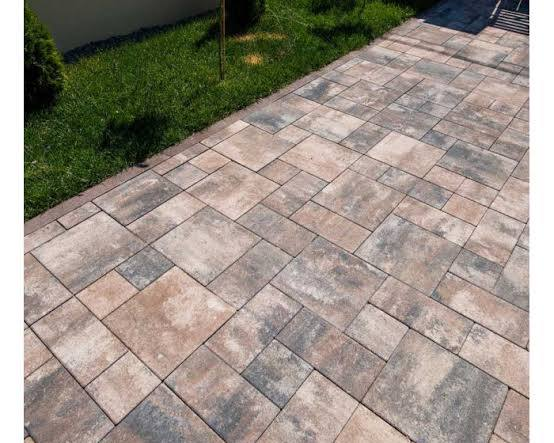
#> input picture plyta_400x200/reference/colormix_2.jpg, 554 x 443 px, found by its file name
$ python extract_swatches.py reference/colormix_2.jpg reference/colormix_3.jpg   (older library calls are emulated)
#> lines starting #> are read from the running program, lines starting #| are printed output that depends on the picture; after the words box and inside, x2 and y2 are one past the last pixel; in counts of white or black regions, pixels touching at a corner belong together
"""Вирізає реальні камені з фото колорміксу для текстур.

1. Знаходить шви (темні тонкі лінії) і дві точки сходження.
2. Вирівнює перспективу (метрична ректифікація з двох ортогональних напрямків).
3. Виділяє окремі камені, відкидає ті, що зачепили шов, траву чи край кадру.
4. Розвертає кожен камінь довгою стороною по X (смуги колорміксу йдуть уздовж
   довгої сторони) і вирівнює яскравість між фото.

Результат: reference/swatches/*.png + swatches.json
Запуск: python3 extract_swatches.py reference/colormix_2.jpg reference/colormix_3.jpg
"""
import json
import os
import sys

import cv2
import numpy as np

ROOT = os.path.abspath(os.path.join(os.path.dirname(__file__), ".."))
OUT = os.path.join(ROOT, "reference", "swatches")


def joints_mask(gray, k=7):
    bh = cv2.morphologyEx(gray, cv2.MORPH_BLACKHAT, cv2.getStructuringElement(cv2.MORPH_ELLIPSE, (k, k)))
    _, bw = cv2.threshold(bh, 0, 255, cv2.THRESH_BINARY + cv2.THRESH_OTSU)
    return bw


def vanishing_point(seg, rng):
    hl = np.cross(np.c_[seg[:, :2], np.ones(len(seg))], np.c_[seg[:, 2:], np.ones(len(seg))])
    hl /= np.linalg.norm(hl[:, :2], axis=1, keepdims=True)
    mid = (seg[:, :2] + seg[:, 2:]) / 2
    d1 = seg[:, 2:] - seg[:, :2]
    n1 = np.linalg.norm(d1, axis=1)
    best = None
    for _ in range(3000):
        i, j = rng.choice(len(hl), 2, replace=False)
        v = np.cross(hl[i], hl[j])
        if abs(v[2]) < 1e-9:
            continue
        v = v / v[2]
        d2 = v[:2] - mid
        cos = np.abs((d1 * d2).sum(1)) / (n1 * np.linalg.norm(d2, axis=1) + 1e-9)
        inl = cos > np.cos(np.radians(1.5))
        score = (n1 * inl).sum()
        if best is None or score > best[0]:
            best = (score, inl)
    _, _, vt = np.linalg.svd(hl[best[1]])
    return vt[-1] / vt[-1][2]


def rectify(img):
    H0, W0 = img.shape[:2]
    g = cv2.cvtColor(img, cv2.COLOR_BGR2GRAY)
    seg = cv2.HoughLinesP(joints_mask(g), 1, np.pi / 360, 40, minLineLength=40, maxLineGap=6).reshape(-1, 4).astype(float)
    ang = np.degrees(np.arctan2(seg[:, 3] - seg[:, 1], seg[:, 2] - seg[:, 0])) % 180
    rng = np.random.default_rng(0)
    vA = vanishing_point(seg[ang < 75], rng)
    vB = vanishing_point(seg[ang > 105], rng)
    c = np.array([W0 / 2, H0 / 2])
    f2 = -np.dot(vA[:2] - c, vB[:2] - c)
    if f2 <= 0:
        raise RuntimeError("точки сходження неортогональні — фото не підходить")
    f = np.sqrt(f2)
    K = np.array([[f, 0, c[0]], [0, f, c[1]], [0, 0, 1]])
    Ki = np.linalg.inv(K)
    r1 = Ki @ vA; r1 /= np.linalg.norm(r1)
    r2 = Ki @ vB; r2 -= r1 * (r1 @ r2); r2 /= np.linalg.norm(r2)
    Hm = K @ np.c_[r1, r2, Ki @ np.array([W0 / 2, H0 * 0.8, 1.0])]
    Hi = np.linalg.inv(Hm)
    corn = np.array([[0, H0 * 0.25], [W0, H0 * 0.25], [W0, H0], [0, H0]], float)
    wc = cv2.perspectiveTransform(corn[None], Hi)[0]
    (x0, y0), (x1, y1) = wc.min(0), wc.max(0)
    s = 900 / max(x1 - x0, y1 - y0)
    M = np.array([[s, 0, -x0 * s], [0, s, -y0 * s], [0, 0, 1]]) @ Hi
    size = (int((x1 - x0) * s), int((y1 - y0) * s))
    return cv2.warpPerspective(img, M, size, flags=cv2.INTER_CUBIC, borderValue=(0, 0, 0)), M


def has_inner_joint(crop):
    g = cv2.cvtColor(crop, cv2.COLOR_BGR2GRAY)
    h, w = g.shape
    bh = cv2.morphologyEx(g, cv2.MORPH_BLACKHAT, cv2.getStructuringElement(cv2.MORPH_RECT, (7, 7)))
    raw = (bh > 12).astype(np.uint8)
    hz = cv2.morphologyEx(raw, cv2.MORPH_OPEN, np.ones((1, max(5, int(w * 0.85))), np.uint8))
    vt = cv2.morphologyEx(raw, cv2.MORPH_OPEN, np.ones((max(5, int(h * 0.85)), 1), np.uint8))
    return hz.any() or vt.any()


def streak_angle(crop):
    """Напрям смуг (структурний тензор): 0° — уздовж X, 90° — уздовж Y; та виразність."""
    g = cv2.GaussianBlur(cv2.cvtColor(crop, cv2.COLOR_BGR2GRAY).astype(np.float32), (0, 0), 1.5)
    gx, gy = cv2.Sobel(g, cv2.CV_32F, 1, 0), cv2.Sobel(g, cv2.CV_32F, 0, 1)
    jxx, jyy, jxy = (gx * gx).mean(), (gy * gy).mean(), (gx * gy).mean()
    grad = 0.5 * np.degrees(np.arctan2(2 * jxy, jxx - jyy))   # напрям градієнта
    coh = np.hypot(jxx - jyy, 2 * jxy) / (jxx + jyy + 1e-9)
    return (grad + 90) % 180, coh


def stones(rect, M):
    g = cv2.cvtColor(rect, cv2.COLOR_BGR2GRAY)
    hsv = cv2.cvtColor(rect, cv2.COLOR_BGR2HSV)
    valid = (g > 20) & ~((hsv[..., 0] > 30) & (hsv[..., 0] < 90) & (hsv[..., 1] > 60))
    valid = cv2.erode(valid.astype(np.uint8), np.ones((9, 9), np.uint8)).astype(bool)
    bh = cv2.morphologyEx(g, cv2.MORPH_BLACKHAT, cv2.getStructuringElement(cv2.MORPH_RECT, (11, 11)))
    raw = (bh > max(7, np.percentile(bh[valid], 72))).astype(np.uint8)
    est = np.median([d for d in (np.diff(np.where(raw.sum(0) > raw.shape[0] * 0.1)[0])) if d > 5] or [60])
    Lk = int(np.clip(est * 0.4, 15, 35))
    hz = cv2.morphologyEx(cv2.morphologyEx(raw, cv2.MORPH_OPEN, np.ones((1, Lk), np.uint8)), cv2.MORPH_CLOSE, np.ones((1, 15), np.uint8))
    vt = cv2.morphologyEx(cv2.morphologyEx(raw, cv2.MORPH_OPEN, np.ones((Lk, 1), np.uint8)), cv2.MORPH_CLOSE, np.ones((15, 1), np.uint8))
    joint = cv2.dilate(hz | vt, np.ones((3, 3), np.uint8))
    k, _, st, _ = cv2.connectedComponentsWithStats(((joint == 0) & valid).astype(np.uint8), 4)
    out = []
    for i in range(1, k):
        x, y, w, h, a = st[i]
        if a < 900 or w < 28 or h < 28 or a / (w * h) < 0.8:
            continue
        m = int(round(min(w, h) * 0.10)) + 2
        crop = rect[y + m:y + h - m, x + m:x + w - m]
        if crop.size == 0 or (cv2.cvtColor(crop, cv2.COLOR_BGR2GRAY) < 25).any() or has_inner_joint(crop):
            continue
        gray = cv2.cvtColor(crop, cv2.COLOR_BGR2GRAY)
        sharp = cv2.Laplacian(gray, cv2.CV_64F).var()
        if gray.std() < 11:          # «пласкі» взірці без малюнка (розмиті на дальньому плані)
            continue
        out.append((sharp, crop))
    if not out:
        return []
    cut = np.percentile([s for s, _ in out], 30)   # чверть найрозмитіших (дальній план) відкидаємо
    return [c for s, c in out if s >= cut]


def main(paths):
    os.makedirs(OUT, exist_ok=True)
    allc, meta = [], []
    for p in paths:
        rect, M = rectify(cv2.imread(p))
#> in rectify, `H0, W0 = img.shape[:2]`: H0 = 443; W0 = 554
#> in rectify, img is the input picture: shape (443, 554, 3); mean B, G, R 135, 145.4, 154.4
#> in joints_mask, `_, bw = cv2.threshold(bh, 0, 255, cv2.THRESH_BINARY + cv2.THRESH_OTSU)`:
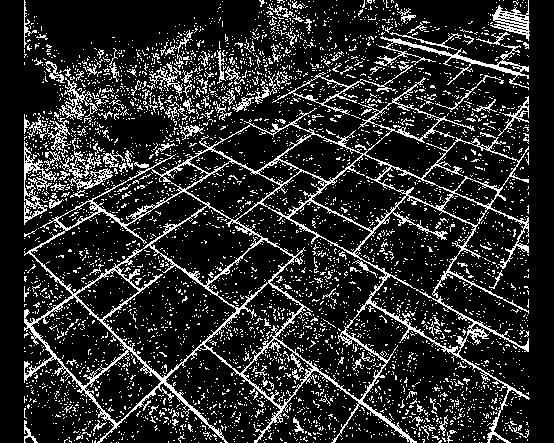
#> bw: shape (443, 554); 16.5% white in thin lines or dots
#> in rectify, `seg = cv2.HoughLinesP(joints_mask(g), 1, np.pi / 360, 40, minLineLengt..`: seg = 205 rows, first 6: [367, 301, 529, 398], [77, 191, 243, 314], [153, 143, 209, 174], [28, 252, 225, 442], [277, 213, 528, 350], [283, 221, 404, 120]
#> in rectify, `ang = np.degrees(np.arctan2(seg[:, 3] - seg[:, 1], seg[:, 2] - seg[:, ..`: ang = 205 values, max 178.6 at index 190, min 0 at index 123, mean 96.15
#> in vanishing_point, `hl = np.cross(np.c_[seg[:, :2], np.ones(len(seg))], np.c_[seg[:, 2:], ..`: hl = 89 rows, first 8: [-97, 162, -13163], [-123, 166, -22235], [-31, 56, -3265], [-190, 197, -44324], [-137, 251, -15514], [-41, 81, -3624], [-105, 248, -112], [-98, 160, -12422]
#> in vanishing_point, `hl /= np.linalg.norm(hl[:, :2], axis=1, keepdims=True)`: hl = 89 rows, first 8: [-0.514, 0.858, -69.71], [-0.595, 0.803, -107.6], [-0.484, 0.875, -51.01], [-0.694, 0.72, -161.9], [-0.479, 0.878, -54.25], [-0.452, 0.892, -39.92], [-0.39, 0.921, -0.416], [-0.522, 0.853, -66.21]
#> in vanishing_point, `mid = (seg[:, :2] + seg[:, 2:]) / 2`: mid = 89 pairs, first value 48.5 to 489.5, second value 18 to 422.5
#> in vanishing_point, `d1 = seg[:, 2:] - seg[:, :2]`: d1 = 89 pairs, first value 27 to 251, second value 0 to 190
#> in vanishing_point, `n1 = np.linalg.norm(d1, axis=1)`: n1 = 89 values, max 286 at index 4, min 40.01 at index 72, mean 91.23
#> the loop in vanishing_point, `for _ in range(3000):` made 3000 passes
#> (i, j, v, score) on passes 1 to 3: (74, 56, [255.6, 237.6, 1], 648.8), (27, 23, [-191.9, -47.8, 1], 1830.4), (1, 6, [-420.4, -177.5, 1], 5730.3)
#> in vanishing_point, `_, _, vt = np.linalg.svd(hl[best[1]])`: vt = [[0.00467, -0.00545, 1], [0.388, -0.922, -0.00684], [-0.922, -0.388, 0.00219]]
#> in rectify, `vA = vanishing_point(seg[ang < 75], rng)`: vA = [-420.3, -176.8, 1]
#> in vanishing_point (call 2), `hl = np.cross(np.c_[seg[:, :2], np.ones(len(seg))], np.c_[seg[:, 2:], ..`: hl = 109 rows, first 8: [101, 121, -55324], [150, 99, -93753], [175, 187, -99595], [55, 73, -28965], [45, 68, -23127], [74, 69, -43536], [46, 80, -21504], [18, 78, -10416]
#> in vanishing_point (call 2), `hl /= np.linalg.norm(hl[:, :2], axis=1, keepdims=True)`: hl = 109 rows, first 8: [0.641, 0.768, -351], [0.835, 0.551, -521.6], [0.683, 0.73, -388.9], [0.602, 0.799, -316.9], [0.552, 0.834, -283.6], [0.731, 0.682, -430.3], [0.498, 0.867, -233], [0.225, 0.974, -130.1]
#> the loop in vanishing_point (call 2), `for _ in range(3000):` made 3000 passes
#> (i, j, v, score) on passes 1 to 3: (3, 13, [633.7, -80.66, 1], 3095.4), (99, 79, [598.9, -42.82, 1], 2294), (92, 97, [509.9, 72.4, 1], 743.1)
#> in rectify, `vB = vanishing_point(seg[ang > 105], rng)`: vB = [712.4, -135.8, 1]
#> in rectify, `c = np.array([W0 / 2, H0 / 2])`: c = [277, 221.5]
#> in rectify, `f2 = -np.dot(vA[:2] - c, vB[:2] - c)`: f2 = 161313.6
#> in rectify, `f = np.sqrt(f2)`: f = 401.6
#> in rectify, `K = np.array([[f, 0, c[0]], [0, f, c[1]], [0, 0, 1]])`: K = [[401.6, 0, 277], [0, 401.6, 221.5], [0, 0, 1]]
#> in rectify, `Ki = np.linalg.inv(K)`: Ki = [[0.00249, 0, -0.69], [0, 0.00249, -0.551], [0, 0, 1]]
#> in rectify, `r1 = Ki @ vA`: r1 = [-1.74, -0.992, 1]
#> in rectify, `r1 /= np.linalg.norm(r1)`: r1 = [-0.777, -0.444, 0.447]
#> in rectify, `r2 = Ki @ vB`: r2 = [1.08, -0.89, 1]
#> in rectify, `r2 /= np.linalg.norm(r2)`: r2 = [0.629, -0.516, 0.581]
#> in rectify, `Hm = K @ np.c_[r1, r2, Ki @ np.array([W0 / 2, H0 * 0.8, 1.0])]`: Hm = [[-188, 413.6, 277], [-79.07, -78.84, 354.4], [0.447, 0.581, 1]]
#> in rectify, `Hi = np.linalg.inv(Hm)`: Hi = [[-0.00191, -0.0017, 1.13], [0.0016, -0.0021, 0.3], [-7.15e-05, 0.00198, 0.319]]
#> in rectify, `corn = np.array([[0, H0 * 0.25], [W0, H0 * 0.25], [W0, H0], [0, H0]], ..`: corn = [[0, 110.8], [554, 110.8], [554, 443], [0, 443]]
#> in rectify, `wc = cv2.perspectiveTransform(corn[None], Hi)[0]`: wc = [[1.75, 0.127], [-0.232, 1.91], [-0.589, 0.222], [0.317, -0.525]]
#> in rectify, `(x0, y0), (x1, y1) = wc.min(0), wc.max(0)`: x0 = -0.589; y0 = -0.525; x1 = 1.75; y1 = 1.91
#> in rectify, `s = 900 / max(x1 - x0, y1 - y0)`: s = 369.4
#> in rectify, `M = np.array([[s, 0, -x0 * s], [0, s, -y0 * s], [0, 0, 1]]) @ Hi`: M = [[-0.722, -0.198, 487.5], [0.576, -0.39, 173], [-7.15e-05, 0.00198, 0.319]]
#> in rectify, `size = (int((x1 - x0) * s), int((y1 - y0) * s))`: size = (865, 900)
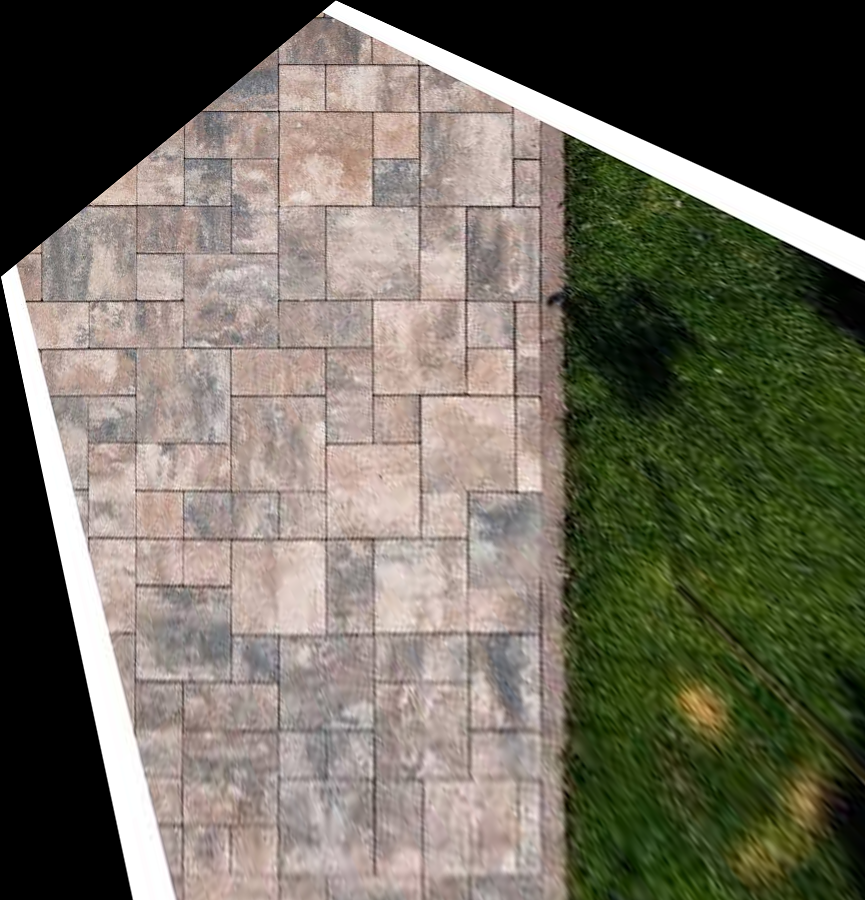
#> rect: shape (900, 865, 3); mean of channels 0, 1, 2 92.3, 105.9, 109.9; drawn as B, G, R
        cs = stones(rect, M)
#> in stones, `hsv = cv2.cvtColor(rect, cv2.COLOR_BGR2HSV)`: hsv: shape (900, 865, 3); mean H, S, V 21.1, 62.5, 114
#> in stones, `valid = (g > 20) & ~((hsv[..., 0] > 30) & (hsv[..., 0] < 90) & (hsv[....`: valid: shape (900, 865) bool; 55.4% white; 29 black regions (26 under 20 px), largest, box (x1, y1, x2, y2) and area: (563, 135, 865, 900) 195850, (0, 0, 335, 900) 87962, (337, 0, 865, 240) 63489
#> in stones, `valid = cv2.erode(valid.astype(np.uint8), np.ones((9, 9), np.uint8)).a..`: valid: shape (900, 865) bool; 52.8% white; 12 black regions, largest, box (x1, y1, x2, y2) and area: (545, 131, 865, 900) 206438, (0, 0, 865, 900) 160003, (274, 107, 284, 116) 90
#> in stones, `raw = (bh > max(7, np.percentile(bh[valid], 72))).astype(np.uint8)`:
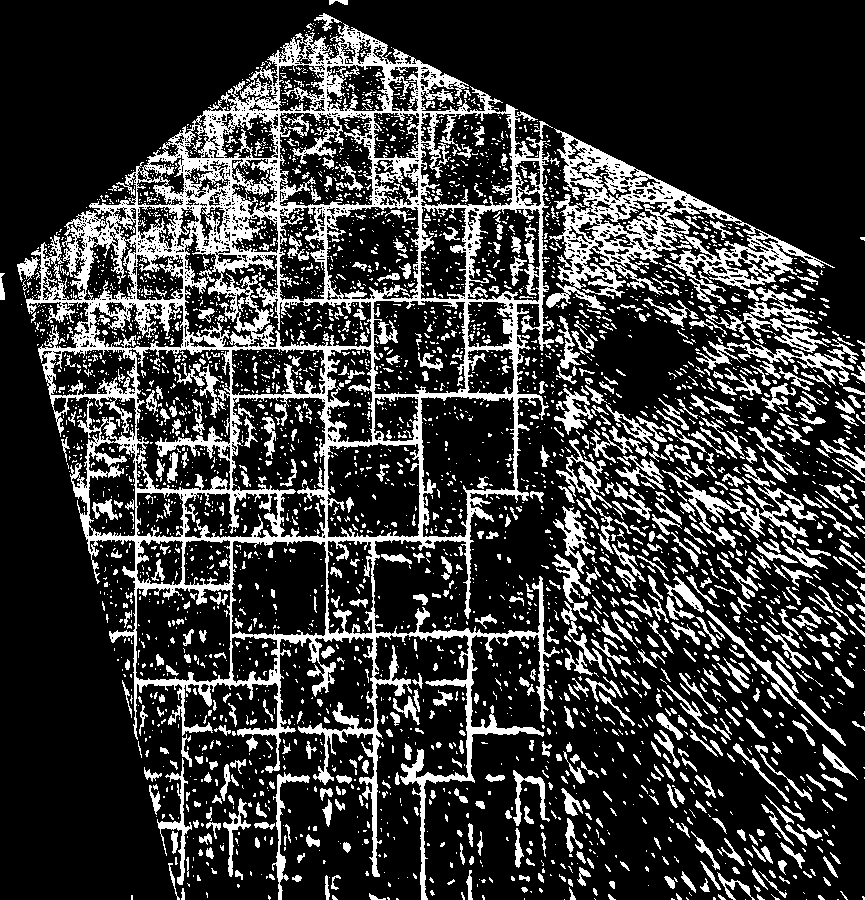
#> raw: shape (900, 865); values 0 (black) and 1 (white), 22.1% white; 3922 white regions (3108 under 20 px), largest, box (x1, y1, x2, y2) and area: (26, 23, 560, 900) 76498, (546, 128, 835, 310) 13011, (662, 470, 819, 548) 2377
#> in stones, `est = np.median([d for d in (np.diff(np.where(raw.sum(0) > raw.shape[0..`: est = 7.5
#> in stones, `Lk = int(np.clip(est * 0.4, 15, 35))`: Lk = 15
#> in stones, `hz = cv2.morphologyEx(cv2.morphologyEx(raw, cv2.MORPH_OPEN, np.ones((1..`: hz: shape (900, 865); values 0 (black) and 1 (white), 3.3% white; 302 white regions (111 under 20 px), largest, box (x1, y1, x2, y2) and area: (85, 536, 473, 542) 1582, (230, 631, 544, 640) 1107, (38, 346, 374, 351) 967
#> in stones, `vt = cv2.morphologyEx(cv2.morphologyEx(raw, cv2.MORPH_OPEN, np.ones((L..`: vt: shape (900, 865); values 0 (black) and 1 (white), 3.3% white; 291 white regions (121 under 20 px), largest, box (x1, y1, x2, y2) and area: (371, 537, 377, 877) 1122, (466, 490, 472, 781) 1103, (324, 342, 328, 642) 835
#> in stones, `joint = cv2.dilate(hz | vt, np.ones((3, 3), np.uint8))`:
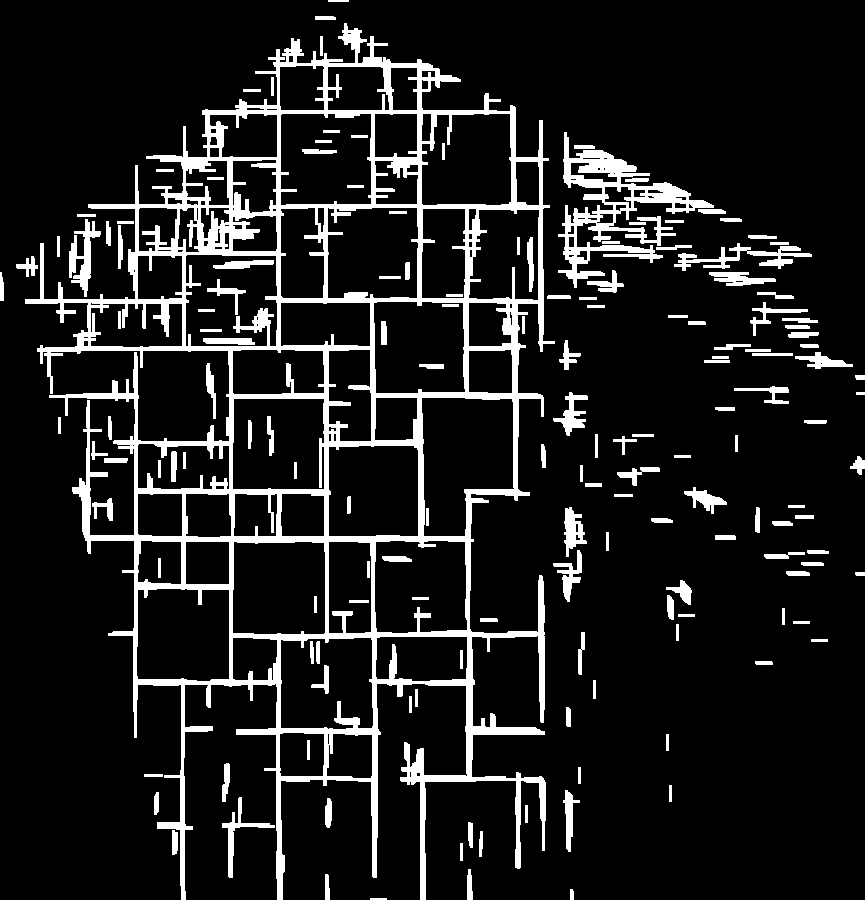
#> joint: shape (900, 865); values 0 (black) and 1 (white), 11.6% white; 159 white regions, largest, box (x1, y1, x2, y2) and area: (25, 23, 555, 900) 62889, (558, 132, 714, 288) 6370, (674, 243, 812, 271) 1183
#> in stones, `k, _, st, _ = cv2.connectedComponentsWithStats(((joint == 0) & valid)...`: k = 116; st = 116 rows, first 6: [0, 0, 865, 900, 438570], [297, 7, 568, 893, 66181], [348, 33, 3, 1, 3], [296, 40, 1, 1, 1], [287, 45, 4, 4, 10], [280, 51, 6, 11, 31]
#> the loop in stones, `for i in range(1, k):` made 115 passes
#> (x, y, a) on passes 1 to 8: (297, 7, 66181), (348, 33, 3), (296, 40, 1), (287, 45, 10), (280, 51, 31), (289, 52, 2), (289, 56, 24), (259, 60, 95)
#> (x, y, a, m) on pass 9: (280, 66, 1806, 6)
#> after the loop in stones, `for i in range(1, k):`:
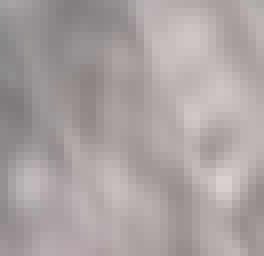
#> crop: shape (32, 33, 3) (shown 8 times larger); mean of channels 0, 1, 2 161.3, 161.9, 170.4; drawn as B, G, R
        print(os.path.basename(p), "каменів:", len(cs))
#| colormix_2.jpg каменів: 16
        allc.append(cs)
#> pass 2 of the loop in main, `for p in paths:`:
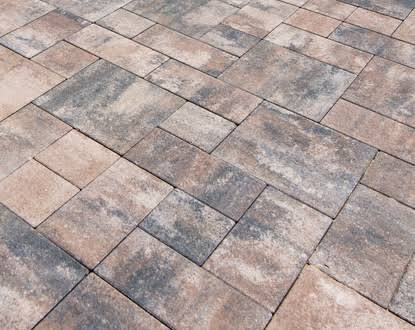
#> input picture plyta_400x200/reference/colormix_3.jpg, 415 x 330 px, found by its file name
#> in rectify, img is the input picture: shape (330, 415, 3); mean B, G, R 154.8, 158.8, 173.2
#> in joints_mask (call 2), `_, bw = cv2.threshold(bh, 0, 255, cv2.THRESH_BINARY + cv2.THRESH_OTSU)`:
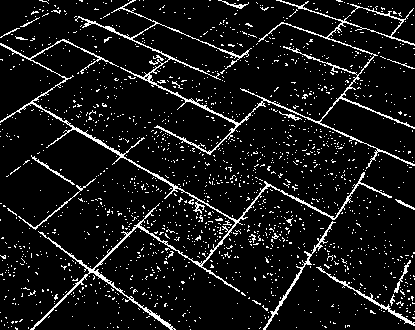
#> bw: shape (330, 415); 8.5% white in thin lines or dots
#> rect: shape (879, 900, 3)
#> hsv: shape (879, 900, 3); mean H, S, V 20.9, 20.4, 129.9
#> raw: shape (879, 900); values 0 (black) and 1 (white), 20.3% white; 3071 white regions (2157 under 20 px), largest, box (x1, y1, x2, y2) and area: (0, 26, 900, 879) 78895, (488, 53, 575, 128) 1649, (303, 388, 377, 436) 1143
#> hz: shape (879, 900); values 0 (black) and 1 (white), 4.3% white; 275 white regions (95 under 20 px), largest, box (x1, y1, x2, y2) and area: (100, 626, 900, 639) 4840, (403, 528, 900, 537) 3063, (278, 328, 800, 338) 2841
#> joint: shape (879, 900); values 0 (black) and 1 (white), 11.3% white; 180 white regions, largest, box (x1, y1, x2, y2) and area: (0, 25, 900, 879) 66644, (172, 439, 312, 474) 1147, (326, 147, 393, 197) 830
#> after the loop in stones (call 2), `for i in range(1, k):`:
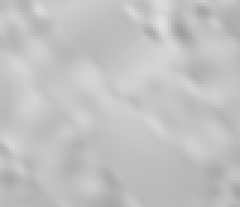
#> gray: shape (69, 80) (shown 3 times larger); min 158, max 224, mean 193.8
#| colormix_3.jpg каменів: 6
    # вирівнювання яскравості між фото (різна експозиція)
    means = [np.mean([c.reshape(-1, 3).mean(0) for c in cs], 0) for cs in allc]
    target = np.mean(means, 0)
    for fi, (p, cs) in enumerate(zip(paths, allc)):
        gain = target / means[fi]
        for j, c in enumerate(cs):
            c = np.clip(c.astype(np.float32) * gain[None, None, :], 0, 255).astype(np.uint8)
            ang, coh = streak_angle(c)
            vertical = 45 < ang < 135
            # смуги колорміксу кладемо вздовж довгої сторони плити (вісь X взірця);
            # якщо смуг майже не видно — орієнтуємо за формою каменю
            if (coh > 0.12 and vertical) or (coh <= 0.12 and c.shape[0] > c.shape[1] * 1.15):
                c = cv2.rotate(c, cv2.ROTATE_90_CLOCKWISE)
            name = f"{os.path.splitext(os.path.basename(p))[0]}_{j:02d}.png"
            cv2.imwrite(os.path.join(OUT, name), c)
            meta.append({"file": name, "w": int(c.shape[1]), "h": int(c.shape[0])})
#> this loop made 2 passes
#> (fi, p) on passes 1 to 2: (0, 'reference/colormix_2.jpg'), (1, 'reference/colormix_3.jpg')
#> pass 1, in main, `cv2.imwrite(os.path.join(OUT, name), c)`:
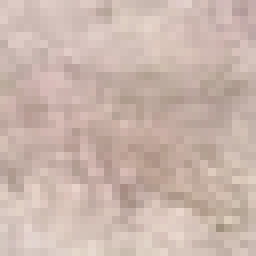
#> saved as colormix_2_00.png: shape (32, 32, 3) (shown 8 times larger); mean B, G, R 172.5, 181.7, 202.2
#> after the loop:
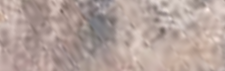
#> c: shape (71, 225, 3); mean of channels 0, 1, 2 155.7, 161.8, 179.7; drawn as B, G, R
    # еталонні кольори зон з фото (для калібрування текстур): персикові й сірі ділянки
    px = np.concatenate([cv2.imread(os.path.join(OUT, e["file"]))[..., ::-1].reshape(-1, 3) for e in meta]).astype(float)
    warm = px[:, 0] - px[:, 2]
    zones = {"peach_rgb": px[warm > 28].mean(0).round(1).tolist(), "grey_rgb": px[warm < 10].mean(0).round(1).tolist(),
             "mid_rgb": px[(warm >= 10) & (warm <= 28)].mean(0).round(1).tolist(),
             "peach_share": round(float((warm > 28).mean()), 3), "grey_share": round(float((warm < 10).mean()), 3)}
    print("еталон:", zones)
#| еталон: {'peach_rgb': [196.1, 172.3, 161.2], 'grey_rgb': [143.3, 139.0, 139.1], 'mid_rgb': [182.1, 167.5, 161.9], 'peach_share': 0.205, 'grey_share': 0.124}
    json.dump({"swatches": meta, "mean_bgr": target.round(1).tolist(), "zones": zones}, open(os.path.join(OUT, "swatches.json"), "w"), indent=1)
    print("усього взірців:", len(meta))
#| усього взірців: 22


if __name__ == "__main__":
    main(sys.argv[1:] or [os.path.join(ROOT, "reference", f) for f in ("colormix_2.jpg", "colormix_3.jpg")])
